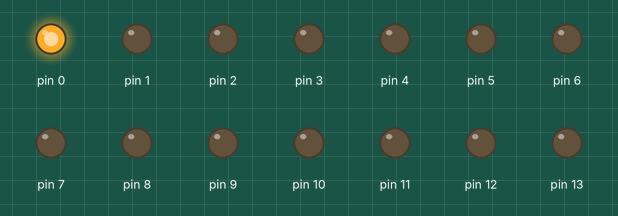
Recording of a sketch running on a simulated Arduino Uno, built with avr-gcc and run on an emulated ATmega328P. Parts: output pins drawn as LEDs (lit = HIGH).

Above: at 0.02 s.
At 0.62 s:
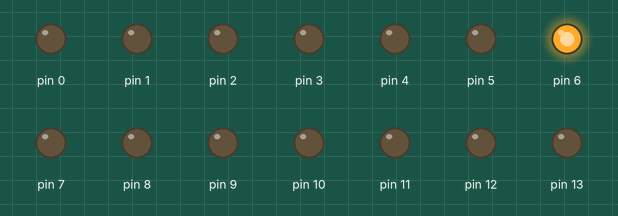
At 1.52 s:
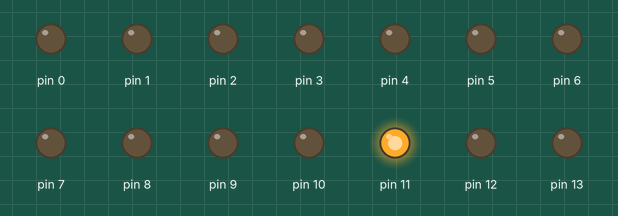
At 2.97 s:
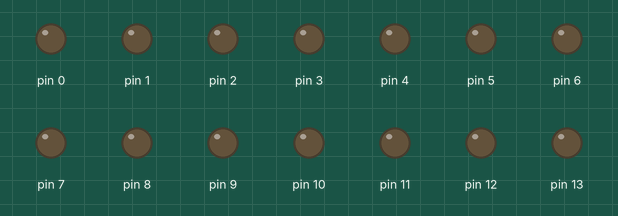
At 4.42 s:
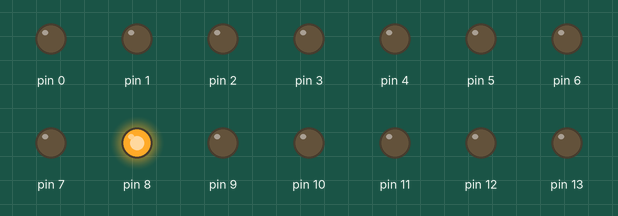
At 5.92 s:
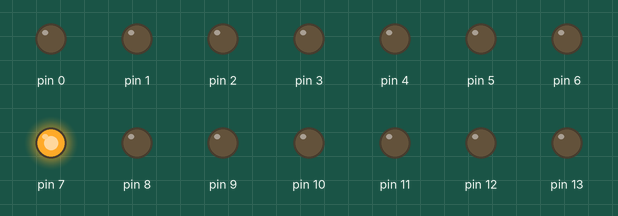
Timing chart, 0 to 6.2 s (numbered marks = the images above):
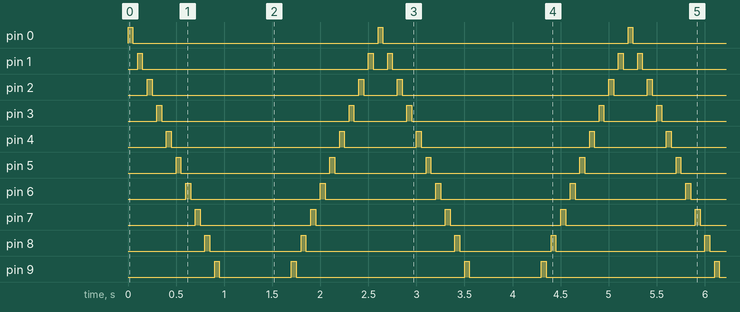

Measured:
- by itself, pin 0, pin 13: alternates HIGH for 0.05 s and LOW for 2.6 s
- by itself, pin 1: repeats every 2.6 s: LOW 2.4 s, HIGH 0.05 s, LOW 0.15 s, HIGH 0.05 s
- by itself, pin 2: repeats every 2.6 s: LOW 2.2 s, HIGH 0.05 s, LOW 0.35 s, HIGH 0.05 s
- by itself, pin 3: repeats every 2.6 s: LOW 2.0 s, HIGH 0.05 s, LOW 0.55 s, HIGH 0.05 s
- by itself, pin 4: repeats every 2.6 s: LOW 1.8 s, HIGH 0.05 s, LOW 0.75 s, HIGH 0.05 s
- by itself, pin 5: repeats every 2.6 s: LOW 1.6 s, HIGH 0.05 s, LOW 0.95 s, HIGH 0.05 s
- by itself, pin 6, pin 7: alternates HIGH for 0.05 s and LOW for 1.3 s
- by itself, pin 8: repeats every 2.6 s: LOW 0.95 s, HIGH 0.05 s, LOW 1.6 s, HIGH 0.05 s

The sketch:

FOR_loop.ino
```cpp
int TIME=50
;
void setup() {
  for(int i=0; i<=13; i++){
    pinMode(i,OUTPUT);
    }

   /*pinMode(9,INPUT);
   pinMode(6,INPUT);
   pinMode(5,INPUT);
*/
}

void loop() {
/*analogWrite(6,255);
analogWrite(5,0);
analogWrite(9,0);
delay(TIME);
analogWrite(6,0);
analogWrite(5,255);
analogWrite(9,0);
delay(TIME);
analogWrite(6,0);
analogWrite(5,0);
analogWrite(9,255);
delay(TIME);
*/
GoOn();
GoBack();
}
void GoOn(){
  for(int i=0; i<=13; i++){
  digitalWrite(i,HIGH);
  delay(TIME);
  digitalWrite(i,LOW);
  delay(TIME);
  }
  }
  void GoBack(){
    for(int i=12; i>=1; i--){
  digitalWrite(i,HIGH);
  delay(TIME);
  digitalWrite(i,LOW);
  delay(TIME);
    }
    }
```
